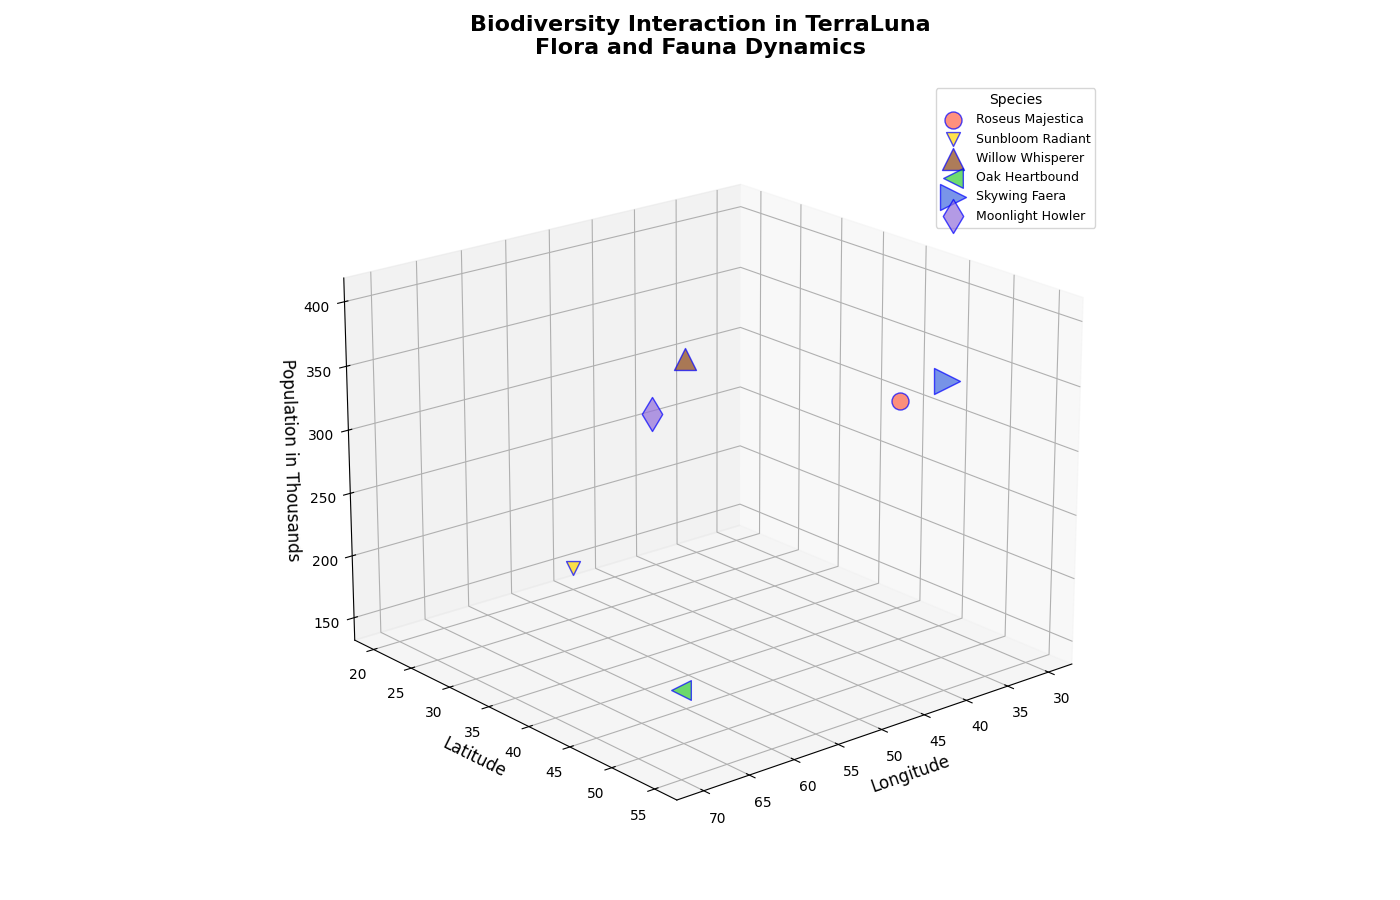

Write the Python code that produced this figure.
import matplotlib.pyplot as plt
import numpy as np
from mpl_toolkits.mplot3d import Axes3D

species_names = ['Roseus Majestica', 'Sunbloom Radiant', 'Willow Whisperer', 
                 'Oak Heartbound', 'Skywing Faera', 'Moonlight Howler']
species_data = [
    [30, 40, 300, 150],
    [50, 20, 150, 100],
    [60, 45, 400, 250],
    [70, 55, 200, 200],
    [35, 50, 350, 350],
    [45, 25, 280, 300]
]

longitudes = [data[0] for data in species_data]
latitudes = [data[1] for data in species_data]
populations = [data[2] for data in species_data]
impacts = [data[3] for data in species_data]

colors = ['#FF6347', '#FFD700', '#8B4513', '#32CD32', '#4169E1', '#9370DB']
marker_styles = ['o', 'v', '^', '<', '>', 'd']  # Randomly chosen marker styles
line_styles = ['-', '--', '-.', ':']

fig = plt.figure(figsize=(14, 9))
ax = fig.add_subplot(111, projection='3d')

for i, species in enumerate(species_names):
    ax.scatter(longitudes[i], latitudes[i], populations[i], s=impacts[i], c=colors[i],
               label=species, alpha=0.7, edgecolors='b', marker=marker_styles[i])

ax.set_xlabel('Longitude', fontsize=12)
ax.set_ylabel('Latitude', fontsize=12)
ax.set_zlabel('Population in Thousands', fontsize=12)
ax.set_title('Biodiversity Interaction in TerraLuna\nFlora and Fauna Dynamics', fontsize=16, fontweight='bold', pad=20)

ax.legend(title="Species", loc='upper right', fontsize=9, title_fontsize='10', frameon=True)

ax.grid(True, linestyle=line_styles[1])

ax.view_init(elev=20, azim=50)

plt.tight_layout()
plt.show()
